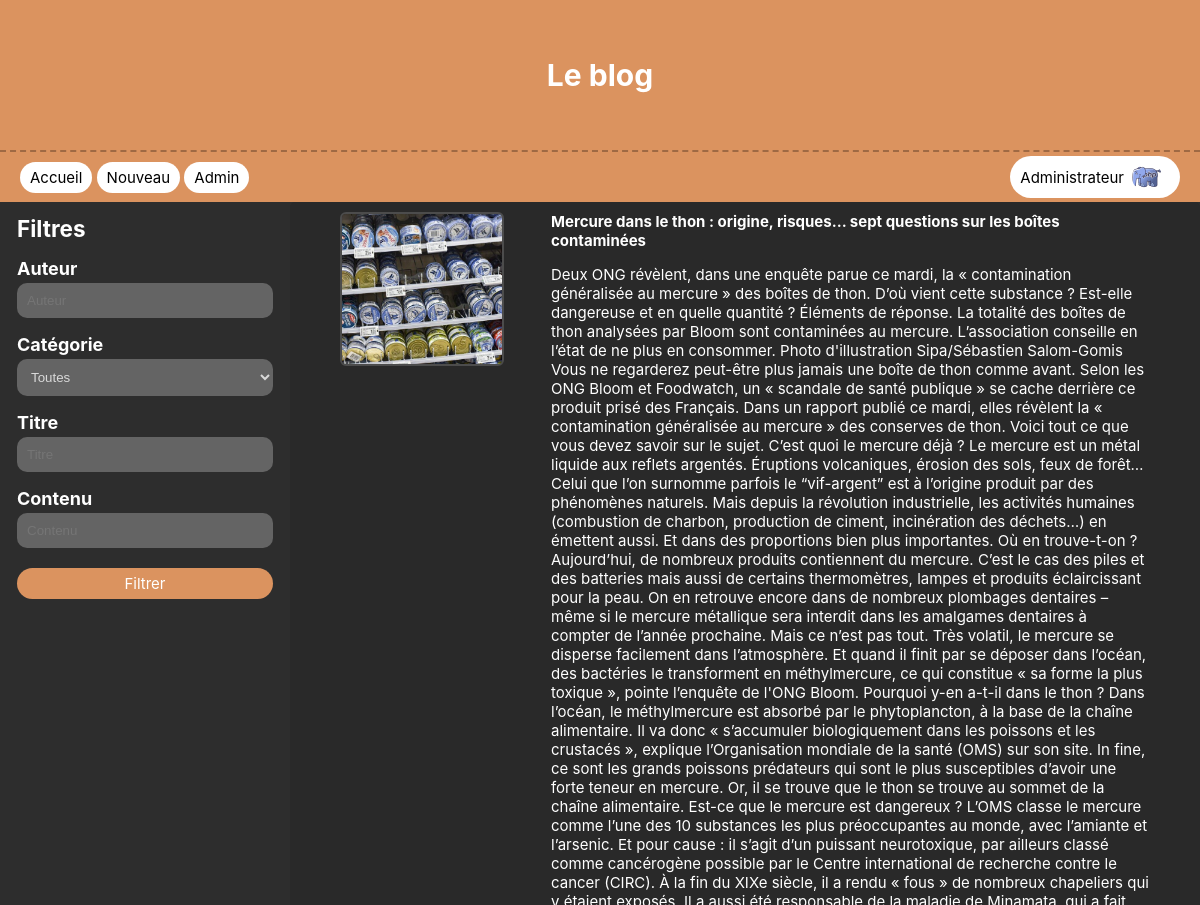
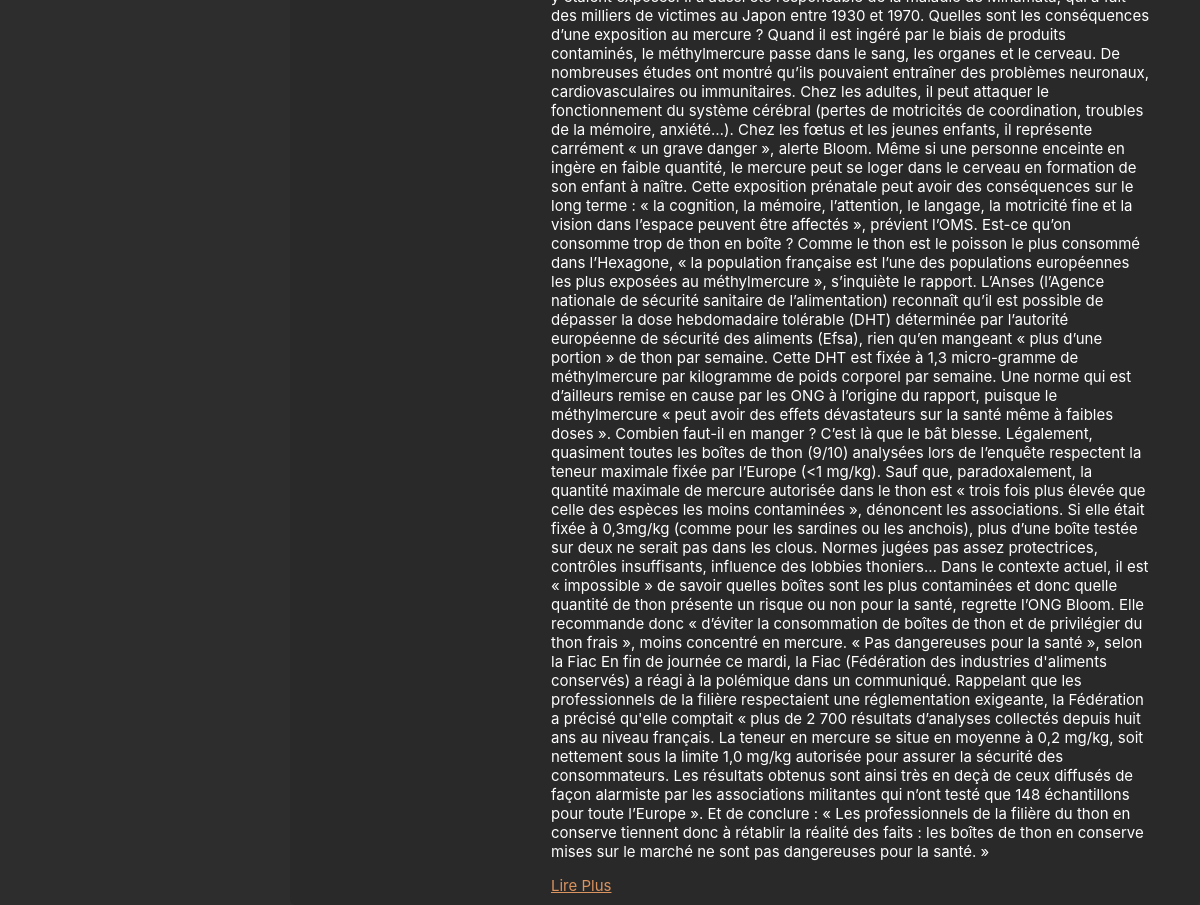
/code/index.php (signed in), run on the app's committed database (2 pictures, top to bottom).
### tables this page shows
CREATE TABLE IF NOT EXISTS `users` (
  `id` int NOT NULL AUTO_INCREMENT,
  `email` text NOT NULL,
  `username` text NOT NULL,
  `password` text NOT NULL,
  `avatar_url` text NOT NULL,
  `admin` tinyint(1) NOT NULL DEFAULT '0',
  PRIMARY KEY (`id`)
);

CREATE TABLE IF NOT EXISTS `articles` (
  `id` int NOT NULL AUTO_INCREMENT,
  `title` text NOT NULL,
  `content` text NOT NULL,
  `author_id` int NOT NULL,
  `image_url` text NOT NULL,
  `created_at` datetime NOT NULL DEFAULT CURRENT_TIMESTAMP,
  `updated_at` datetime NOT NULL DEFAULT CURRENT_TIMESTAMP,
  PRIMARY KEY (`id`),
  KEY `author_id` (`author_id`)
);

### code/includes/User.php (called while the page is built, shortened)
<?php
class User {
    private string $username;
    private string $avatar_url;
    function __construct($id, $username, $email, $password, $avatar_url, $admin) {
        $this->username = $username;
        $this->avatar_url = $avatar_url;
    }
    public function getUsername(): string {
        return $this->username;
    }
    public function getAvatarUrl(): string {
        return $this->avatar_url;
    }
    public static function findById($id): ?User {
        try {
            $conn = get_bdd_connection();
            $stmt = $conn->prepare('SELECT * FROM users where id = ?');
            $stmt->execute([$id]);
            $user = $stmt->fetch();
            if ($user) {
                return new User($user['id'], $user['username'], $user['email'], $user['password'], $user['avatar_url'], $user['admin']);
            }
            throw new ObjectNotFoundException("User does not exist");
        } catch (PDOException $e) {
            throw new SQLException($e->getMessage());
        }
    }
}

### code/includes/functions.php (called while the page is built, shortened)
<?php
require_once 'User.php';
function is_connected(): bool {
    if (!empty($_SESSION['user_id'])) {
        try {
            $user = User::findById($_SESSION['user_id']);
            if (!$user->isDeleted()) {
                return true;
            }
        } catch (ObjectNotFoundException|SQLException $e) {}
    }
    return false;
}

### code/index.php (the view, shortened to what this page needs)
<?php
require_once "includes/functions.php";
try {
    $sql = 'SELECT *, a.id as article_id FROM articles a
            JOIN users u ON a.author_id = u.id
            JOIN article_categories ac ON a.id = ac.article_id
            JOIN categories c ON ac.category_id = c.id
            WHERE 1=1';
    $params = [];
    $sql .= ' ORDER BY a.created_at DESC LIMIT 25';
    $conn = get_bdd_connection();
    $stmt = $conn->prepare($sql);
    $stmt->execute($params);
    $values = $stmt->fetchAll();
} catch (PDOException $e) {
    echo "Erreur SQL : " . $e->getMessage();
}
?>
<!DOCTYPE html>
<html lang="fr">
<head>
    <link rel="stylesheet" href="res/css/style.css">
</head>
<body>
    <header>
        <h1>Le blog</h1>
    </header>
    <?php require_once "includes/header.php"; ?>
    <main class="home">
        <form method="POST" class="filters">
            <h2><label>Filtres<input type="checkbox" class="toggle_filters"></label></h2>
            <label>
                <span>Auteur</span>
                <input type="text" name="auteur" placeholder="Auteur">
            </label>
            <label>
                <span>Catégorie</span>
                <select name="categorie">
                    <option value="">Toutes</option>
                </select>
            </label>
            <label>
                <span>Titre</span>
                <input type="text" name="titre" placeholder="Titre">
            </label>
            <label>
                <span>Contenu</span>
                <input type="text" name="contenu" placeholder="Contenu">
            </label>
            <input type="submit" value="Filtrer">
        </form>
        <div class="articles">
            <?php foreach ($values as $row): ?>
                <article>
                    <img src="<?= htmlentities($row['image_url']) ?>" alt="Image de l'article">
                    <div class="preview">
                        <h4><?= htmlentities($row['title']) ?></h4>
                        <p><?= htmlentities($row['content']) ?></p>
                        <a href="article.php?id=<?= $row['article_id'] ?>">Lire Plus</a>
                    </div>
                </article>
            <?php endforeach; ?>
        </div>
    </main>
</body>
</html>

### code/includes/header.php
<?php
require_once "functions.php";
require_once 'User.php';
if (is_connected()) {
    try {
        $user = User::findById($_SESSION['user_id'] ?? null);
        $username = $user->getUsername();
        $avatar_url = $user->getAvatarUrl();
    } catch (ObjectNotFoundException|ObjectDeletedException|SQLException $e) {
        $error_msg = $e->getMessage();
    }
}
if (empty($__PAGE_PREFIX)) {
    $__PAGE_PREFIX = './';
}
?>
<nav>
    <div class="left">
        <a class="button" href="<?= $__PAGE_PREFIX ?>">Accueil</a>
        <a class="button" href="<?= $__PAGE_PREFIX ?>create_article.php">Nouveau</a>
        <a class="button" href="<?= $__PAGE_PREFIX ?>admin/">Admin</a>
    </div>
    <div class="right">
        <a href="<?= $__PAGE_PREFIX ?>account.php" class="button">
            <?= $username ?? 'Se connecter' ?>
            <img src="<?= $__PAGE_PREFIX.($avatar_url ?? 'res/img/login.png') ?>" alt="<?= $username ?? 'Default' ?>'s avatar">
        </a>
    </div>
</nav>

### code/res/css/style.css (style rules this page uses)
html, body { font-family: "Inter", sans-serif; font-size: 15px; margin: 0; height: 100%; }
body { display: flex; flex-direction: column; background-color: #2D2D2D; color: white; }
nav { background: #DB935F; display: flex; justify-content: space-between; align-items: center; padding: 4px 20px; }
nav .left { overflow: hidden; display: inline-block; white-space: nowrap; }
nav a.button { background-color: white; color: black; }
nav a.button img { height: 30px; width: 30px; border-radius: 100%; object-fit: cover; }
nav a.button img:first-child { margin-right: 8px; }
nav a.button img:last-child { margin-left: 8px; }
header { background: #DB935F; color: white; display: flex; justify-content: center; align-items: center; min-height: 150px; border-bottom: 2px dashed #9f6943; }
main { flex: 1; display: flex; padding: 0 20px; }
main.home { padding: 0; }
main.home .filters { width: 280px; padding: 5px; }
main.home .filters label { display: flex; padding: 8px 12px; }
main.home .filters label > * { flex: 10; width: 100%; }
main.home .filters label span { flex: 6; }
main.home .filters label input { box-sizing: border-box; }
main.home .filters input[type=submit] { width: calc(100% - 24px); margin: 12px; box-sizing: border-box; }
main.home .articles { flex: 1; }
main.home .articles article { flex: 1; display: flex; gap: 15px; padding: 10px 50px; background-color: #2D2D2D; border-radius: 5px; }
main.home .articles article:nth-child(2n-1) { background-color: #292929; }
main.home .articles article img { min-width: 160px; min-height: 90px; width: 200px; height: 150px; object-fit: cover; margin-right: 32px; border-radius: 6px; border: solid rgba(128, 128, 128, 0.4) 2px; }
main.home .articles article .preview { display: flex; flex-direction: column; justify-content: space-evenly; }
a.button, input.button, button.button, input[type=submit] { border: none; margin: 0; width: auto; overflow: visible; font: inherit; line-height: normal; -webkit-font-smoothing: inherit; -moz-osx-font-smoothing: inherit; -webkit-appearance: none; border-radius: 100px; background-color: #db935f; padding: 6px 10px; text-decoration: none; color: white; }
a { color: #db935f; }
a.button { display: inline-flex; align-items: center; justify-content: center; }
h1, h2, h3, h4, h5, h6 { margin: 0; }
label { display: flex; flex-direction: column; gap: 4px; }
label span { font-weight: bold; font-size: larger; }
label input, label textarea, label select { padding: 10px; border-radius: 10px; border: none; background-color: #646464; color: #D9D9D9; }

### data on the page
users: username "Administrateur", avatar_url (picture)
articles: image_url (picture), title "Mercure dans le thon : origine, risques... sept questions sur les boîtes contaminées", content "Deux ONG révèlent, dans une enquête parue ce mardi, la « contamination généralisée au mercure » des boîtes de thon. D’où vient cette substance ? Est-elle dangereuse et en quelle quantité ? Éléments de réponse. La totalité des boîtes de thon analysées par Bloom sont contaminées au mercure. L’association conseille en l’état de ne plus en consommer. Photo d'illustration Sipa/Sébastien Salom-Gomis Vous ne regarderez peut-être plus jamais une boîte de thon comme avant. Selon les ONG Bloom et Foodwatch, un « scandale de santé publique » se cache derrière ce produit prisé des Français. Dans un rapport publié ce mardi, elles révèlent la « contamination généralisée au mercure » des conserves de…"
